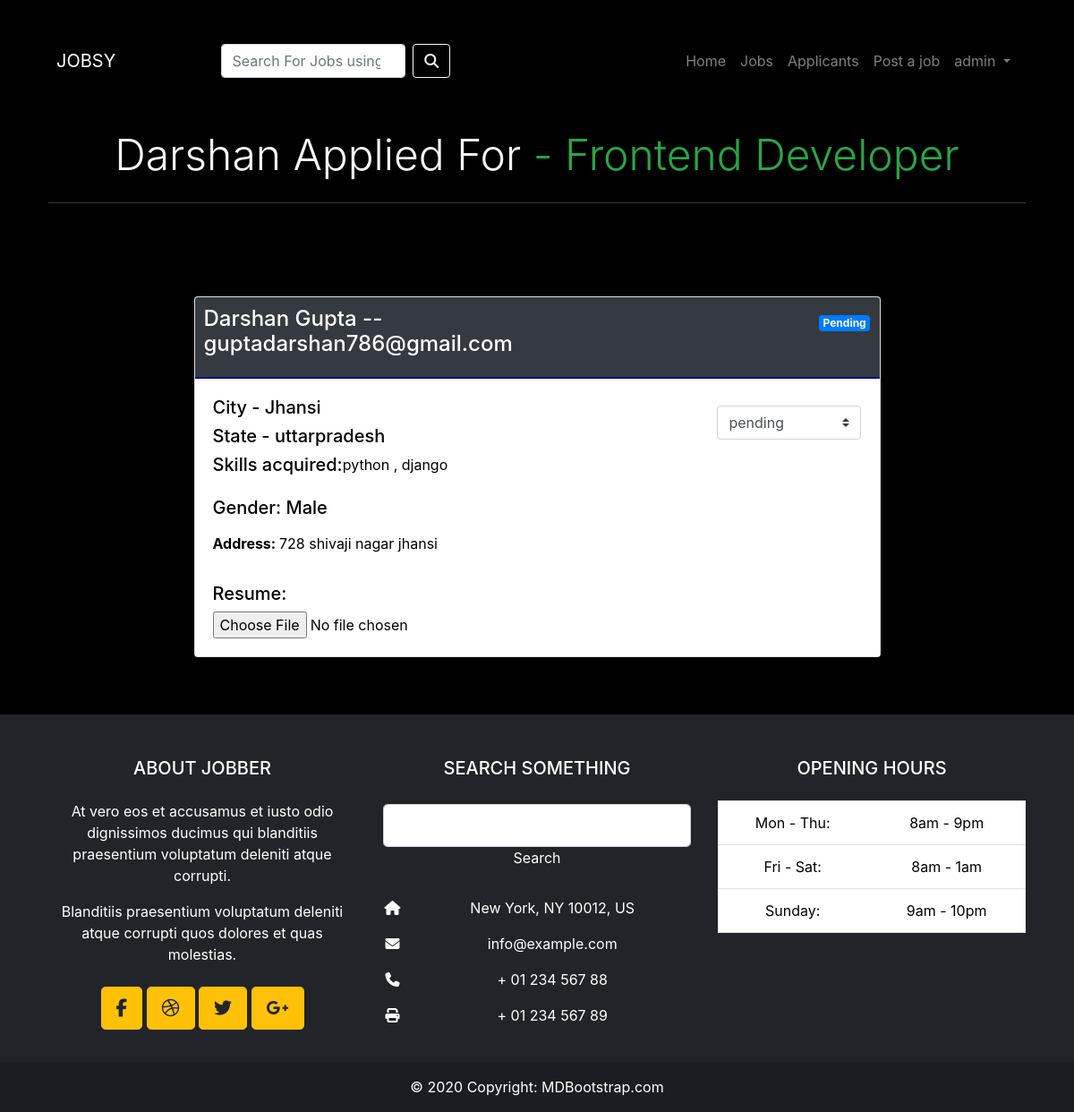
Screenshot of /Employer/view_applicant/56 (signed in) with the database file from the repository.
### account/models.py (models this page shows)
class CustomUser(AbstractUser):
    is_employer = models.BooleanField("Is_Employer",default=False)
    is_jobseeker = models.BooleanField("Is_JobSeeker",default=False)

### Employer/models.py (models this page shows, shortened)
class JobApplicant(models.Model):
    gender_choice = [
        ("M","Male"),
        ("F",'Female'),
        ("O","Other")
    ]
    user = models.ForeignKey(CustomUser , on_delete=models.CASCADE,related_name="jobseeker")
    author = models.ForeignKey(CustomUser,on_delete=models.CASCADE,related_name="employer")
    job = models.ForeignKey(PostJob,on_delete=models.CASCADE)
    first_name = models.CharField(max_length=50,default="")
    last_name = models.CharField(max_length=50,default="")
    address = models.CharField(max_length=200,default="")
    city = models.CharField(max_length=20,default="")
    state = models.CharField(max_length=20,default="")
    zip = models.IntegerField()
    gender = models.CharField(choices=gender_choice,max_length=20)
    skills = models.CharField(max_length=200,default="")
    resume = models.FileField(upload_to="Resume")
    is_applied = models.BooleanField(default=False)
    created_at = models.DateTimeField(auto_now_add=True)
    def __str__(self):
        return '{}-{}'.format(self.user.username,self.job.job_title)

class PostJob(models.Model):
    employment_choice = [
        ('Internship','InterShip'),
        ('PartTime','PartTime'),
        ('Fulltime','FullTime')
    ]
    user = models.ForeignKey(CustomUser,on_delete=models.CASCADE)
    job_title = models.CharField(max_length=200,default="")
    job_desc = models.TextField()
    location = models.CharField(max_length=300,default="")
    Employment_Type = models.CharField(choices=employment_choice,max_length=20)
    salary = models.ForeignKey(Salary,on_delete=models.CASCADE)
    skills = models.ManyToManyField(Skill,related_name="skills")
    company_name = models.CharField(max_length=50,default="")
    company_info = models.TextField()
    deadline = models.DateTimeField()
    expired = models.BooleanField(default=False)
    slug = models.SlugField(max_length=100, unique=True, blank=True)
    created_at = models.DateTimeField(auto_now_add=True)

### Employer/views.py (the view)
# urls.py: path('view_applicant/<int:id>',views.View_Applicant,name="viewapplicant"),
@employer_required
def View_Applicant(request,id):
    applicant = JobApplicant.objects.get(id=id)
    status = StatusOfApplication.objects.get(applicant = applicant)
    print(applicant)
    return render(request,"Employer/viewapplicant.html",{'applicant':applicant,'status':status})

### templates/Employer/viewapplicant.html (shortened to what this page needs)
{% extends "main/base.html" %}
{% load static %}
{% block css %}
<link rel="stylesheet" href="{% static "/css/home.css" %}">
<link rel="stylesheet" href="https://stackpath.bootstrapcdn.com/bootstrap/4.5.2/css/bootstrap.min.css">
{% endblock css %}
{% block body %}
<section class="bg-black text-light need">
    <div class="container p-4">
        <div class="row text-center">
            <h1 class="display-5">{{ applicant.first_name }} Applied For <span class="text-success"> - {{ applicant.job.job_title }}</span></h1>
        </div>
        <hr class="bg-white">
    </div>
</section>
<section class="bg-black text-light p-5">
    <div class="container d-flex justify-content-center">
        <div class="row col-lg-12 d-flex justify-content-center">
            <div class="col-md-9 m-2 p-2">
                <div class="card">
                    <div class="card-header card-header-custom">
                        <div class="row">
                            <div class="col-md-7">
                                <h4 class="card-title">{{ applicant.first_name }} {{ applicant.last_name }} -- {{ applicant.user.email }}</h4>
                            </div>
                            <div class="col-md-5 text-end">
                                {% if status.status == 'p' %}
                                    <span class="badge bg-primary status-badge">Pending</span>
                                {% elif status.status == 'u' %}
                                    <span class="badge bg-warning status-badge">Under Progress</span>
                                {% elif status.status == 's' %}
                                    <span class="badge bg-success status-badge">Shortlisted</span>
                                {% else %}
                                    <span class="badge bg-danger status-badge">Rejected</span>
                                {% endif %}
                            </div>
                        </div>
                    </div>
                    <div class="card-body card-body-custom">
                        <form method="POST" action="{% url 'Employer:applicationStatus' applicant.id %}">
                            <div class="row">
                                <div class="col-md-7">
                                    <h5 class="card-text">City - {{ applicant.city }}</h5>
                                    <h5 class="card-text">State - {{ applicant.state }}</h5>
                                    <div class="d-flex">
                                        <h5>Skills acquired: </h5>
                                        <span>{{ applicant.skills }}</span>
                                    </div>
                                    {% if applicant.gender == "F" %}
                                        <h5 class="mt-3">Gender: Female</h5>
                                    {% elif applicant.gender == "M" %}
                                        <h5 class="mt-3">Gender: Male</h5>
                                    {% else %}
                                        <h5 class="mt-3">Gender: Other</h5>
                                    {% endif %}
                                    <p class="mt-3"><strong>Address: </strong>{{ applicant.address }}</p>
                                </div>
                                <div class="col-md-5 text-end">
                                    <select name="status" class="custom-select" onchange="showButton()">
                                        <option value="p">pending</option>
                                    </select>
                                </div>
                            </div>
                        </form>
                        <div class="mt-3">
                            <h5>Resume:</h5>
                            <input type="file" value="{{ applicant.resume }}">
                        </div>
                    </div>
                </div>
            </div>
        </div>
    </div>
</section>
{% endblock body %}

### templates/main/navbar.html (shortened to what this page needs)
 <nav class="navbar navbar-expand-lg bg-black navbar-dark fixed-top p-5">
  <div class="container-fluid">
    <a class="navbar-brand me-auto" href="{% url "home" %}">JOBSY</a>
    <div class="collapse navbar-collapse justify-content-center" id="navbarSupportedContent">
      <div class="col-md-7">
        <form class="d-flex" method="GET" action="{% url "Employer:searched_result" %}">
          <input class="form-control me-2" type="search" placeholder="Search For Jobs using Name/Skill" name="search">
          <button class="btn btn-outline-light" type="submit">
            <i class="fa fa-search"></i>
          </button>
        </form>
      </div>
    </div>
    <div class="collapse navbar-collapse justify-content-end" id="navbarSupportedContent">
      <ul class="navbar-nav mb-2 mb-lg-0">
        <li class="nav-item">
          <a class="nav-link" aria-current="page" href="{% url "home" %}">Home</a>
        </li>
        <li class="nav-item">
          <a class="nav-link" href="{% url "allJobs" %}">Jobs</a>
        </li>
        {% if user.is_jobseeker %}
        <li class="nav-item">
          <a class="nav-link" href="{% url "JobSeeker:applications" %}">My Applications</a>
        </li>
        {% else %}
        <li class="nav-item">
          <a class="nav-link" href="{% url "Employer:applicants" %}">Applicants</a>
        </li>
        <li class="nav-item">
          <a class="nav-link" href="{% url "Employer:postajob" %}">Post a job</a>
        </li>
        {% endif %}
        {% if user.is_authenticated %}
        <li class="nav-item dropdown">
          <a class="nav-link dropdown-toggle" href="#" id="navbarDropdown" role="button" data-bs-toggle="dropdown" aria-expanded="false">
              {{ user.username }}
          </a>
      </li>
        {% else %}
        <li class="nav-item">
          <a class="nav-link" href="{% url "login" %}">Login</a>
        </li>
        {% endif %}
      </ul>
    </div>
  </div>
</nav>

### static/css/home.css (style rules this page uses)
.need { margin-top: 120px; }

### templates/Employer/viewapplicant.html (style rules this page uses)
.custom-select, .btn-save { margin-top: 10px; display: inline-block; width: auto; }
.status-badge { margin-top: 10px; }
.card-header-custom { background-color: #343a40; color: white; padding: 10px; border-bottom: 2px solid darkblue; }
.card-body-custom { background-color: white; color: black; }

### rows the page displays
CustomUser: username "admin"
JobApplicant: first_name "Darshan", job.job_title "Frontend Developer", last_name "Gupta", user.email "guptadarshan786@gmail.com", city "Jhansi", state "uttarpradesh", skills "python , django", address "728 shivaji nagar jhansi"
